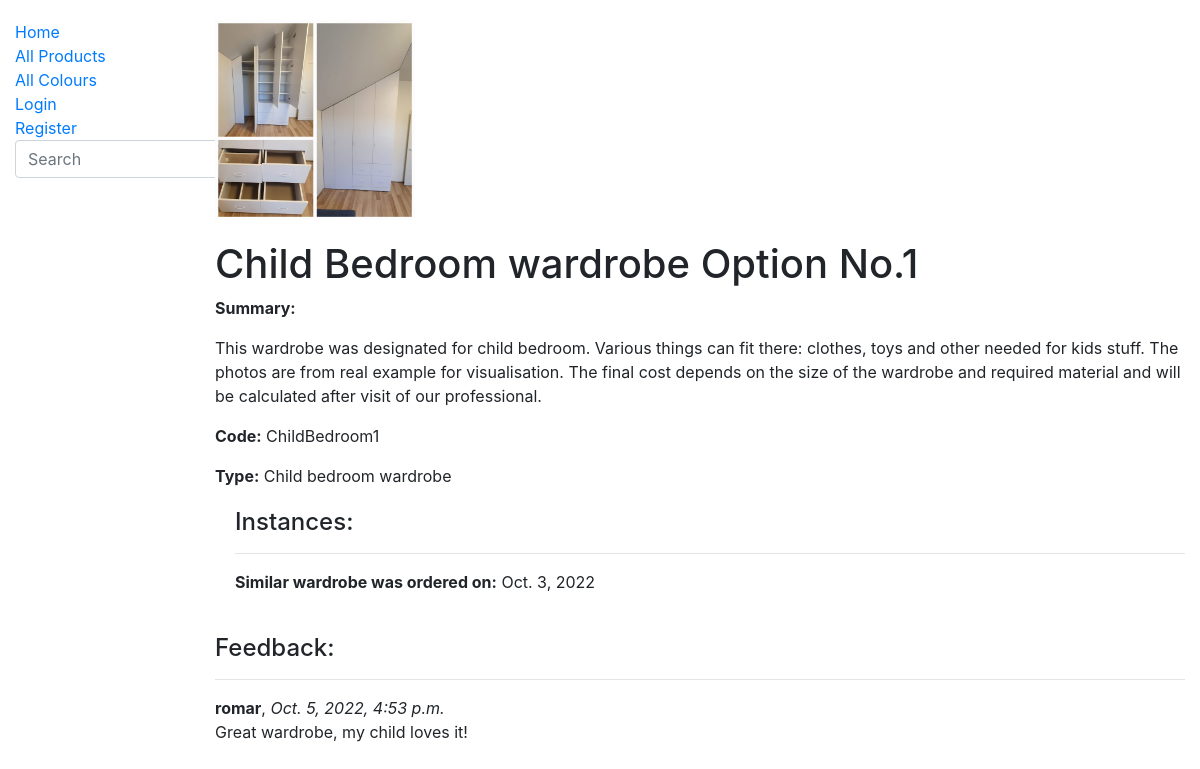
The page /woodwork/products/3 on the database its author committed.
### woodwork/models.py (models this page shows, shortened)
class Product(models.Model):
    cover = models.ImageField('Example', upload_to='covers', null=True)
    code = models.CharField(max_length=30, unique=True)
    name = models.CharField('Name', max_length=200)
    colour = models.ForeignKey('Colour', on_delete=models.SET_NULL, null=True, related_name='products')
    summary = HTMLField()
    type = models.ManyToManyField(Type, help_text='Please select type for this wardrobe')
    def display_type(self):
            return ', '.join(type.name for type in self.type.all()[:3])
    display_type.short_description = 'Type'

class Type(models.Model):
    name = models.CharField('Type', max_length=200, help_text='Enter type of wardrobe (e.g. Bedroom wardrobe)')
    def __str__(self):
        return self.name

class ProductInstance(models.Model):
    id = models.UUIDField(primary_key=True, default=uuid.uuid4, help_text='Unique IO for wardrobe copy')
    product = models.ForeignKey('Product', on_delete=models.SET_NULL, null=True)
    due_back = models.DateField('Last order completed on', null=True, blank=True)
    requestor = models.ForeignKey(User, on_delete=models.SET_NULL, null=True, blank=True)
    requirements = HTMLField('Your notes for us', max_length=2000, null=True, blank=True, default='', help_text='Enter the date till when you would like to have the wardrobe ready and any other requirements (e.g. size, different colour, your city)')
    LOAN_STATUS = (
        ('o', 'Orderred'),
        ('c', 'Can be orderred'),
    )
    status = models.CharField(
        max_length=1,
        choices=LOAN_STATUS,
        blank=True,
        default='c',
        help_text='Status',
    )
    class Meta:
        ordering = ['due_back']

class ProductReview(models.Model):
    product = models.ForeignKey('Product', on_delete=models.SET_NULL, null=True, blank=True)
    reviewer = models.ForeignKey(User, on_delete=models.SET_NULL, null=True, blank=True)
    date_created = models.DateTimeField(auto_now_add=True)
    content = models.TextField('Feedback', max_length=2000)

### woodwork/views.py (the view, shortened to what this page needs)
# urls.py: path('products/<int:pk>', views.ProductDetailView.as_view(), name='product_detail'),
class ProductDetailView(FormMixin, generic.DetailView):
    model = Product
    template_name = 'product_detail.html'
    form_class = ProductReviewForm
    class Meta:
        ordering = ['date_created']

### woodwork/forms.py
class ProductReviewForm(forms.ModelForm):
    class Meta:
        model = ProductReview
        fields = ('content', 'product', 'reviewer',)
        widgets = {'product': forms.HiddenInput(), 'reviewer': forms.HiddenInput()}

### templates/product_detail.html (shortened to what this page needs)
{% extends "base.html" %}
{% block content %}
  <img src="{{ product.cover.url }}" style="margin-bottom: 20px; margin-top: 20px; height: 200px">
  <h1>{{ product.name }}</h1>
  <p><strong>Summary:</strong> {{ product.summary | safe }}</p>
  <p><strong>Code:</strong> {{ product.code }}</p>
  <p><strong>Type:</strong> {{ product.type.all|join:", " }}</p>
  <div style="margin-left:20px;margin-top:20px">
    <h4>Instances:</h4>
    {% for copy in product.productinstance_set.all %}
      <hr>
      <p><strong>Similar wardrobe was ordered on:</strong> {{ copy.due_back }}</p>
    {% endfor %}
  </div>
  <h4>Feedback:</h4>
  {% if product.productreview_set.all %}
    {% for review in product.productreview_set.all %}
      <hr>
      <strong>{{ review.reviewer }}</strong>, <em>{{ review.date_created}}</em>
      <p>{{ review.content }}</p>
    {% endfor %}
  {% else %}
    <p>This wardrobe has no reviews.</p>
  {% endif %}
{% endblock %}

### rows shown on the page
Product: cover (picture), name "Child Bedroom wardrobe Option No.1", summary "This wardrobe was designated for child bedroom. Various things can fit there: clothes, toys and other needed for kids stuff. The photos are from real example for visualisation. The final cost depends on the size of the wardrobe and required material and will be calculated after visit of our professional.", code "ChildBedroom1", type.all "Child bedroom wardrobe"
ProductInstance: due_back "Oct. 3, 2022"
ProductReview: reviewer "romar", date_created "Oct. 5, 2022, 4:53 p.m.", content "Great wardrobe, my child loves it!"
